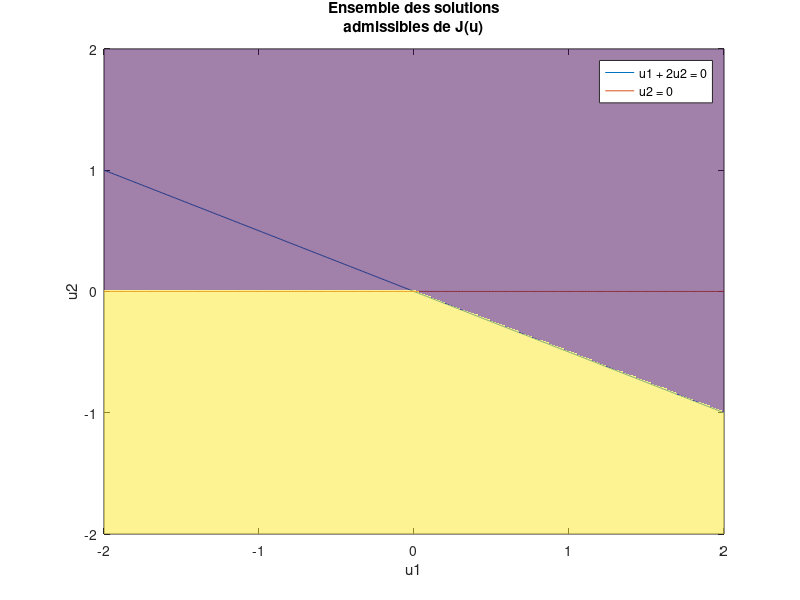

This figure's MATLAB source: (Note: this script raises an error after producing the figure.)
%Exercice 1:

%% Question 1

%Representation graphique de l'ensemble des solutions admissibles:

%Affichage des droites delimitant le domaine
f1 = @(x) - 1/2*x; f2 = @(x) x*0;
x1 = -2:0.01:2; y1 = f1(x1);
x2 = -2:0.01:2; y2 = f2(x2); 
plot(x1,y1,x2,y2);
hold on;

%Coloration de l'ensemble admissible
ind = @(u1,u2) 1*((u1 + 2*u2 <= 0) & (u2 <= 0));
x_value = -2:.01:2; y_value = -2:.01:2;
[X,Y] = meshgrid(x_value,y_value);
z = ind(X,Y);
objet = pcolor(x_value,y_value,z);
set(objet,'EdgeColor','none');
set(objet,'facealpha',0.5);
hold off

title({'Ensemble des solutions','admissibles de J(u)'});
xlabel('u1');
ylabel('u2');
legend('u1 + 2u2 = 0','u2 = 0');

%% Question 2

%Test des decomposition par les prix, par les quantites et par prediction sur les exemples jouets:

%Pour N = 2: 
%   Solution: u* = (1;-1) et J(u*) = -1
N1 = 2;
[A1,b1,C1] = CreateInstance(N1);
rho = 0.1;
eps = 10^(-6);
kmax = 10000;
[u1_prix,p1_prix,k1_prix,J1_prix] = DecompositionPrix(N1,A1,b1,C1,rho,eps,kmax);
[u1_alloc,omega1_alloc,k1_alloc,J1_alloc] = DecompositionQuantites(N1,A1,b1,C1,eps,kmax);
[u1_pred,omega1_pred,k1_pred,J1_pred] = DecompositionPrediction(N1,A1,b1,C1,eps,kmax);

%Pour N = 3:
%   Solution: u* = (1;-1;0) et J(u*) = -1
N2 = 3;
[A2,b2,C2] = CreateInstance(N2);
rho = 0.1;
eps = 10^(-5);
kmax = 10000;
[u2_prix,p2_prix,k2_prix,J2_prix] = DecompositionPrix(N2,A2,b2,C2,rho,eps,kmax);
[u2_alloc,omega2_alloc,k2_alloc,J2_alloc] = DecompositionQuantites(N2,A2,b2,C2,eps,kmax);
[u2_pred,omega2_pred,k2_pred,J2_pred] = DecompositionPrediction(N2,A2,b2,C2,eps,kmax);

%Pour N = 4:
%   Solution: u* = (1;-6/5;3/5;-1) et J(u*) = -19/10
N3 = 4;
[A3,b3,C3] = CreateInstance(N3);
rho = 0.1;
eps = 10^(-6);
kmax = 10000;
[u3_prix,p3_prix,k3_prix,J3_prix] = DecompositionPrix(N3,A3,b3,C3,rho,eps,kmax);
[u3_alloc,omega3_alloc,k3_alloc,J3_alloc] = DecompositionQuantites(N3,A3,b3,C3,eps,kmax);
[u3_pred,omega3_pred,k3_pred,J3_pred] = DecompositionPrediction(N3,A3,b3,C3,eps,kmax);

%Pour N = 5:
%   Solution: u* = (1;-1.2;0.6;-1;0) et J(u*) = -1.9
N4 = 5;
[A4,b4,C4] = CreateInstance(N4);
rho = 0.1;
eps = 10^(-6);
kmax = 10000;
[u4_prix,p4_prix,k4_prix,J4_prix] = DecompositionPrix(N4,A4,b4,C4,rho,eps,kmax);
[u4_alloc,omega4_alloc,k4_alloc,J4_alloc] = DecompositionQuantites(N4,A4,b4,C4,eps,kmax);
[u4_pred,omega4_pred,k4_pred,J4_pred] = DecompositionPrediction(N4,A4,b4,C4,eps,kmax);

%% Question 3

Test_prix1 = Test_KKT(A1,b1,C1,0,p1_prix,0,0,0,u1_prix);
Test_prix2 = Test_KKT(A2,b2,C2,0,p2_prix,0,0,0,u2_prix);
Test_prix3 = Test_KKT(A3,b3,C3,0,p3_prix,0,0,0,u3_prix);
Test_prix4 = Test_KKT(A4,b4,C4,0,p4_prix,0,0,0,u4_prix);

